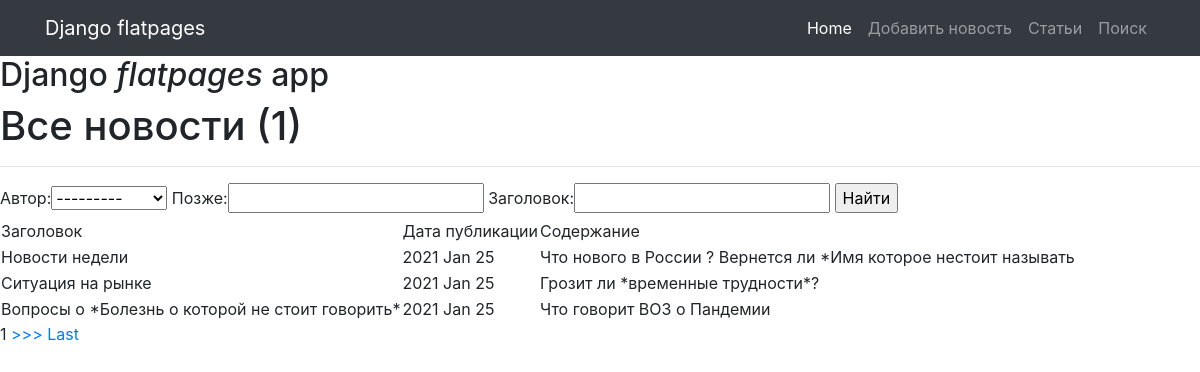
Page /posts/search/ on the earlier database version.
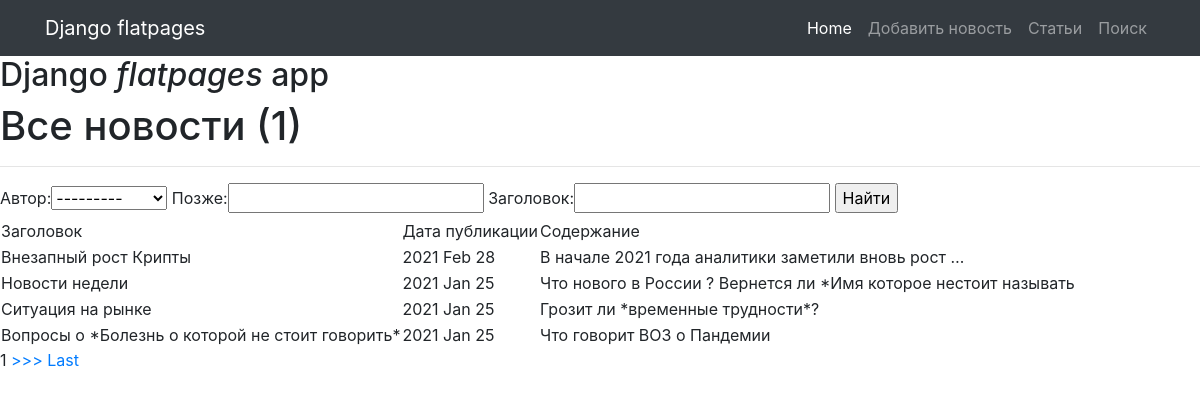
Same page on the later database version.
### news/models.py (models this page shows, shortened)
class Post(models.Model):
    author_id =models.ForeignKey(Author, on_delete=models.CASCADE, verbose_name='Автор')
    its_post =models.BooleanField(default=True)
    insertdt = models.DateTimeField(auto_now_add=True)
    category_id = models.ManyToManyField(Category,through='PostCategory',null=True,blank=True)
    caption =models.CharField(max_length=255)
    text = models.TextField()
    rating =models.IntegerField(default=0)

### news/views.py (the view)
# urls.py: path('search/',SearchList.as_view()),
class SearchList(ListView):
    model = Post
    template_name = 'search.html'
    context_object_name = 'posts'
    ordering = ['-insertdt']
    paginate_by = 1
    def get_context_data(self, **kwargs):
        context = super().get_context_data(**kwargs)
        context['filter'] = PostFilter(self.request.GET,queryset=self.get_queryset())
        return context

### news/models.py (called while the page is built)
    def __str__(self):
        return self.username

### news/templatetags/custom_filters.py (called while the page is built)
@register.filter(name='censor')
def censor(value):
    value = value.replace('Ковид','*Болезнь о которой не стоит говорить*')
    value = value.replace('Навальный','*Имя которое нестоит называть')
    value = value.replace('кризис','*временные трудности*')
    return str(value)

### templates/search.html (shortened to what this page needs)
{% extends 'flatpages/default.html' %}
{% load custom_filters %}
{% block content %}
<h1>Все новости  ({{posts|length}})</h1>
<hr>
<form method="GET">
    {{ filter.form }}
    <input type="submit" value="Найти">
</form>
<table>
    <tr>
        <td>
            Заголовок
        </td>
        <td>
            Дата публикации
        </td>
        <td>
            Содержание
        </td>
    </tr>
    {% for post in filter.qs %}
    <tr>
        <td>
            {{post.caption|censor }}
        </td>
        <td>
            {{post.insertdt|date:'Y M d'}}
        </td>
        <td>
            {{post.text|truncatechars:50|censor}}
        </td>
    </tr>
    {% endfor %}
</table>
{% if is_paginated %}
    {% for num in page_obj.paginator.page_range %}
        {% if page_obj.number == num %}
            <a>{{ num }}</a>
        {% elif num > page_obj.number|add:'-1' and num < page_obj.number|add:'1' %}
            <a href="?page={{ num }}">{{ num }}</a>
        {% endif %}
    {% endfor %}
    {% if page_obj.has_next %}
        <a href="?page={{ page_obj.next_page_number }}">>>></a>
        <a href="?page={{ page_obj.paginator.num_pages }}">Last</a>
    {% endif %}
{% endif %}
{% endblock content %}

Differences in the rows shown:
added Post: caption|censor "Внезапный рост Крипты", insertdt "2021 Feb 28", text|censor "В начале 2021 года аналитики заметили вновь рост …"
